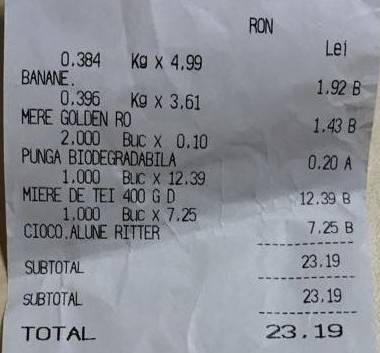
#> input picture segmentation/test_images/cropped_bon.jpg, 380 x 353 px
$ python receipt_crop.py
#> lines starting #> are read from the running program, lines starting #| are printed output that depends on the picture; after the words box and inside, x2 and y2 are one past the last pixel; in counts of white or black regions, pixels touching at a corner belong together
# -*- coding: utf-8 -*-

# !/usr/bin/env python3
# -*- coding: utf-8 -*-
"""
Created on %(date)s

@author: %(username)s


"""

# %%   Imports
# %%

import cv2
import numpy as np
import matplotlib.pyplot as plt

from scipy import ndimage
from skimage.color import rgb2gray

from os import chdir
from os.path import dirname, abspath, join
chdir(dirname(abspath(__file__)))

# %%   Constans
# %%

imgs_folder = "test_images"

# [4 lines of commented-out code are left out]
img_name = "cropped_bon.jpg"
#img_name = "cropped_bon_2.jpg"

image_path = join(imgs_folder, img_name)

# %%   Classes & Functions
# %%


def edges_detector(img_path, plot_results=False):

    image = plt.imread(image_path)
    gray = rgb2gray(image)

    # defining the sobel filters
    sobel_horizontal = np.array([np.array([1, 2, 1]), np.array([0, 0, 0]),
                                 np.array([-1, -2, -1])])
    print(sobel_horizontal, 'is a kernel for detecting horizontal edges')

    sobel_vertical = np.array([np.array([-1, 0, 1]), np.array([-2, 0, 2]),
                               np.array([-1, 0, 1])])
    print(sobel_vertical, 'is a kernel for detecting vertical edges')

    out_h = ndimage.convolve(gray, sobel_horizontal, mode='reflect')
    out_v = ndimage.convolve(gray, sobel_vertical, mode='reflect')
    #  here mode determines how the input array is extended when the filter
    # overlaps a border.

    kernel_laplace = np.array([np.array([1, 1, 1]), np.array([1, -8, 1]),
                               np.array([1, 1, 1])])
    print(kernel_laplace, 'is a laplacian kernel')
    out_l = ndimage.convolve(gray, kernel_laplace, mode='reflect')

    if plot_results:
        plt.close('all')
        ax1 = plt.subplot(131)
        plt.imshow(out_h, cmap='gray', origin='lower')

        plt.subplot(132, sharex=ax1),
        plt.imshow(out_v, cmap='gray', origin='lower')

        plt.subplot(133, sharex=ax1)
        plt.imshow(out_l, cmap='gray', origin='lower')


# %%    Main Section
# %%

plt.close('all')

img = cv2.imread(image_path)
#> img is the input picture: shape (353, 380, 3); mean B, G, R 149.3, 141.9, 138.8
img = cv2.cvtColor(img, cv2.COLOR_BGR2RGB)
gray = cv2.cvtColor(img, cv2.COLOR_BGR2GRAY)

# setting dim of the resize
height = 520
width = 520
dim = (width, height)

res_img = cv2.resize(gray, dim, interpolation=cv2.INTER_LINEAR)
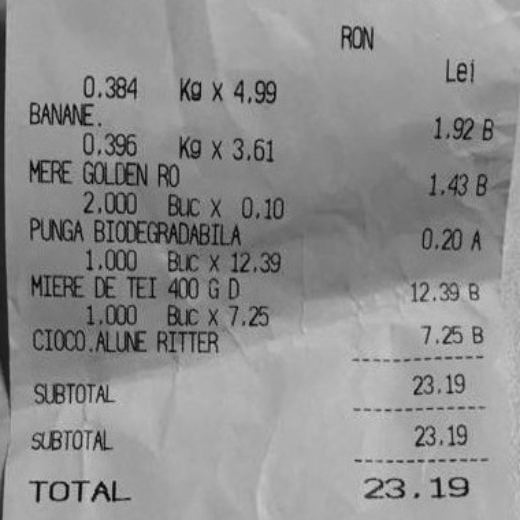
#> res_img: shape (520, 520); min 2, max 214, mean 143.6

# Checcking the size
print(F"ORIGINAL: {img.shape}")
#| ORIGINAL: (353, 380, 3)
print(F"RESIZED: {res_img.shape}")
#| RESIZED: (520, 520)

plt.figure()
plt.subplot(221), plt.imshow(gray, cmap='gray')
plt.subplot(222), plt.imshow(res_img, cmap='gray')

blur = cv2.GaussianBlur(res_img, (5, 5), 20)
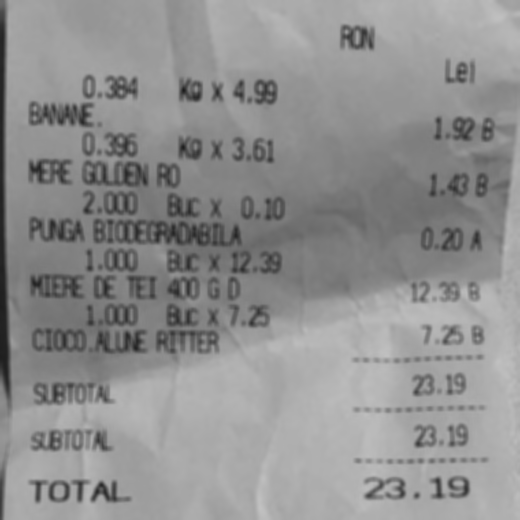
#> blur: shape (520, 520); min 27, max 193, mean 143.6
plt.subplot(223), plt.imshow(blur, cmap='gray')

ret, thresh = cv2.threshold(blur, 0, 255,
                            cv2.THRESH_BINARY_INV + cv2.THRESH_OTSU)
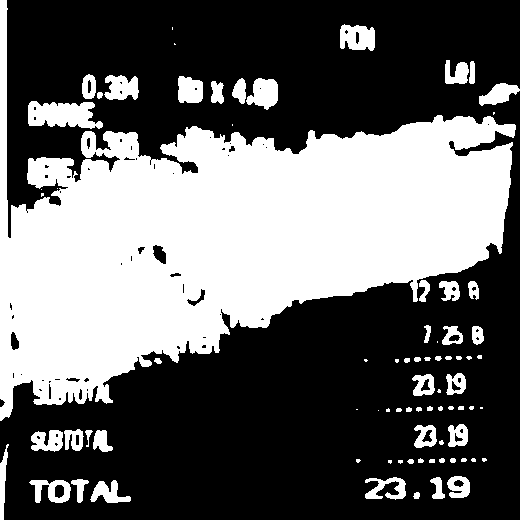
#> thresh: shape (520, 520); 40% white; 79 white regions (24 under 20 px), largest, box (x1, y1, x2, y2) and area: (0, 0, 516, 421) 95211, (28, 101, 103, 129) 1513, (340, 24, 375, 51) 739
#> ret = 138
plt.subplot(224), plt.imshow(thresh)

# %%   Plotting section
# %%
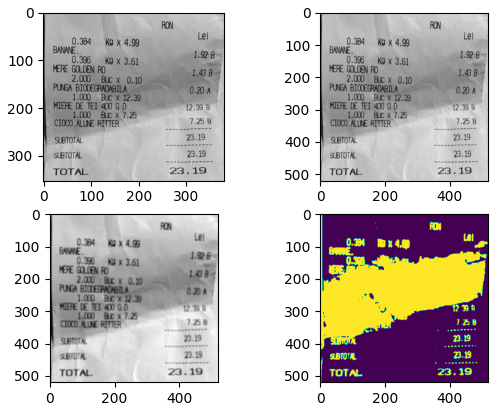
#> figure drawn by matplotlib, 4 panels

$ run again, with segmentation/test_images/1.jpeg copied over segmentation/test_images/cropped_bon.jpg
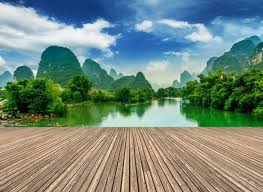
#> input picture segmentation/test_images/1.jpeg, 263 x 192 px
#> img is the input picture: shape (192, 263, 3); mean B, G, R 125.4, 137.1, 117.1
#| ORIGINAL: (192, 263, 3)
#| RESIZED: (520, 520)
#> `ret, thresh = cv2.threshold(blur, 0, 255, cv2.THRESH_BINARY_INV + cv2...`:
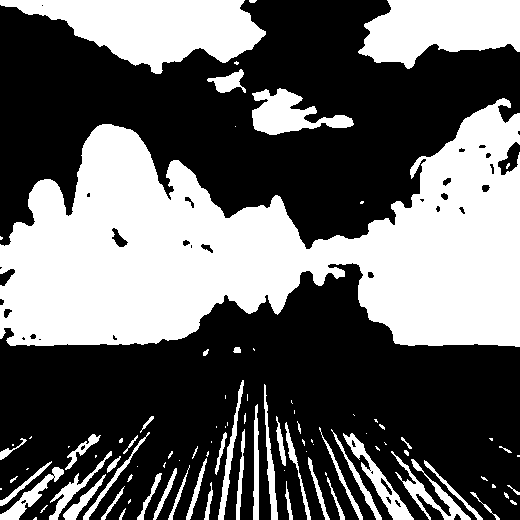
#> thresh: shape (520, 520); 39.8% white; 97 white regions (47 under 20 px), largest, box (x1, y1, x2, y2) and area: (0, 98, 520, 347) 73798, (0, 0, 266, 74) 11061, (358, 0, 520, 69) 7891
#> ret = 122
#> `# %%`:
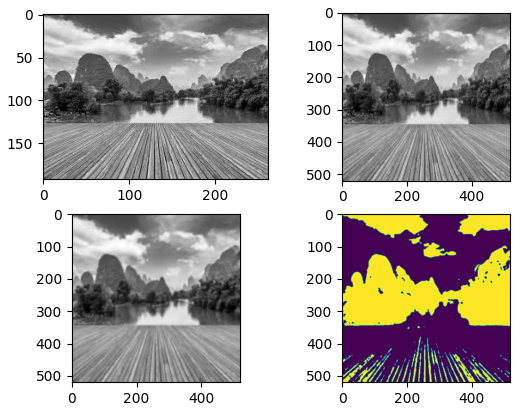
#> figure drawn by matplotlib, 4 panels
